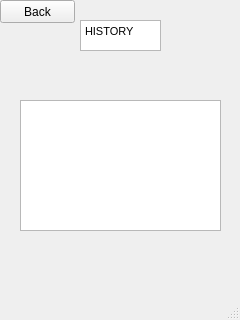
<?xml version="1.0" encoding="UTF-8"?>
<ui version="4.0">
 <class>HistoryPage</class>
 <widget class="QMainWindow" name="HistoryPage">
  <property name="geometry">
   <rect>
    <x>0</x>
    <y>0</y>
    <width>240</width>
    <height>320</height>
   </rect>
  </property>
  <property name="windowTitle">
   <string>MainWindow</string>
  </property>
  <widget class="QWidget" name="centralwidget">
   <widget class="QPushButton" name="pushButton">
    <property name="geometry">
     <rect>
      <x>0</x>
      <y>0</y>
      <width>75</width>
      <height>23</height>
     </rect>
    </property>
    <property name="text">
     <string>Back</string>
    </property>
   </widget>
   <widget class="QTextEdit" name="textEdit">
    <property name="geometry">
     <rect>
      <x>80</x>
      <y>20</y>
      <width>81</width>
      <height>31</height>
     </rect>
    </property>
    <property name="html">
     <string>&lt;!DOCTYPE HTML PUBLIC &quot;-//W3C//DTD HTML 4.0//EN&quot; &quot;http://www.w3.org/TR/REC-html40/strict.dtd&quot;&gt;
&lt;html&gt;&lt;head&gt;&lt;meta name=&quot;qrichtext&quot; content=&quot;1&quot; /&gt;&lt;style type=&quot;text/css&quot;&gt;
p, li { white-space: pre-wrap; }
&lt;/style&gt;&lt;/head&gt;&lt;body style=&quot; font-family:'MS Shell Dlg 2'; font-size:8.25pt; font-weight:400; font-style:normal;&quot;&gt;
&lt;p style=&quot; margin-top:0px; margin-bottom:0px; margin-left:0px; margin-right:0px; -qt-block-indent:0; text-indent:0px;&quot;&gt;&lt;span style=&quot; font-size:8pt;&quot;&gt;HISTORY&lt;/span&gt;&lt;/p&gt;&lt;/body&gt;&lt;/html&gt;</string>
    </property>
   </widget>
   <widget class="QColumnView" name="columnView">
    <property name="geometry">
     <rect>
      <x>20</x>
      <y>100</y>
      <width>201</width>
      <height>131</height>
     </rect>
    </property>
   </widget>
  </widget>
  <widget class="QStatusBar" name="statusbar"/>
  <widget class="QMenuBar" name="menubar">
   <property name="geometry">
    <rect>
     <x>0</x>
     <y>0</y>
     <width>240</width>
     <height>21</height>
    </rect>
   </property>
  </widget>
 </widget>
 <resources/>
 <connections/>
</ui>
